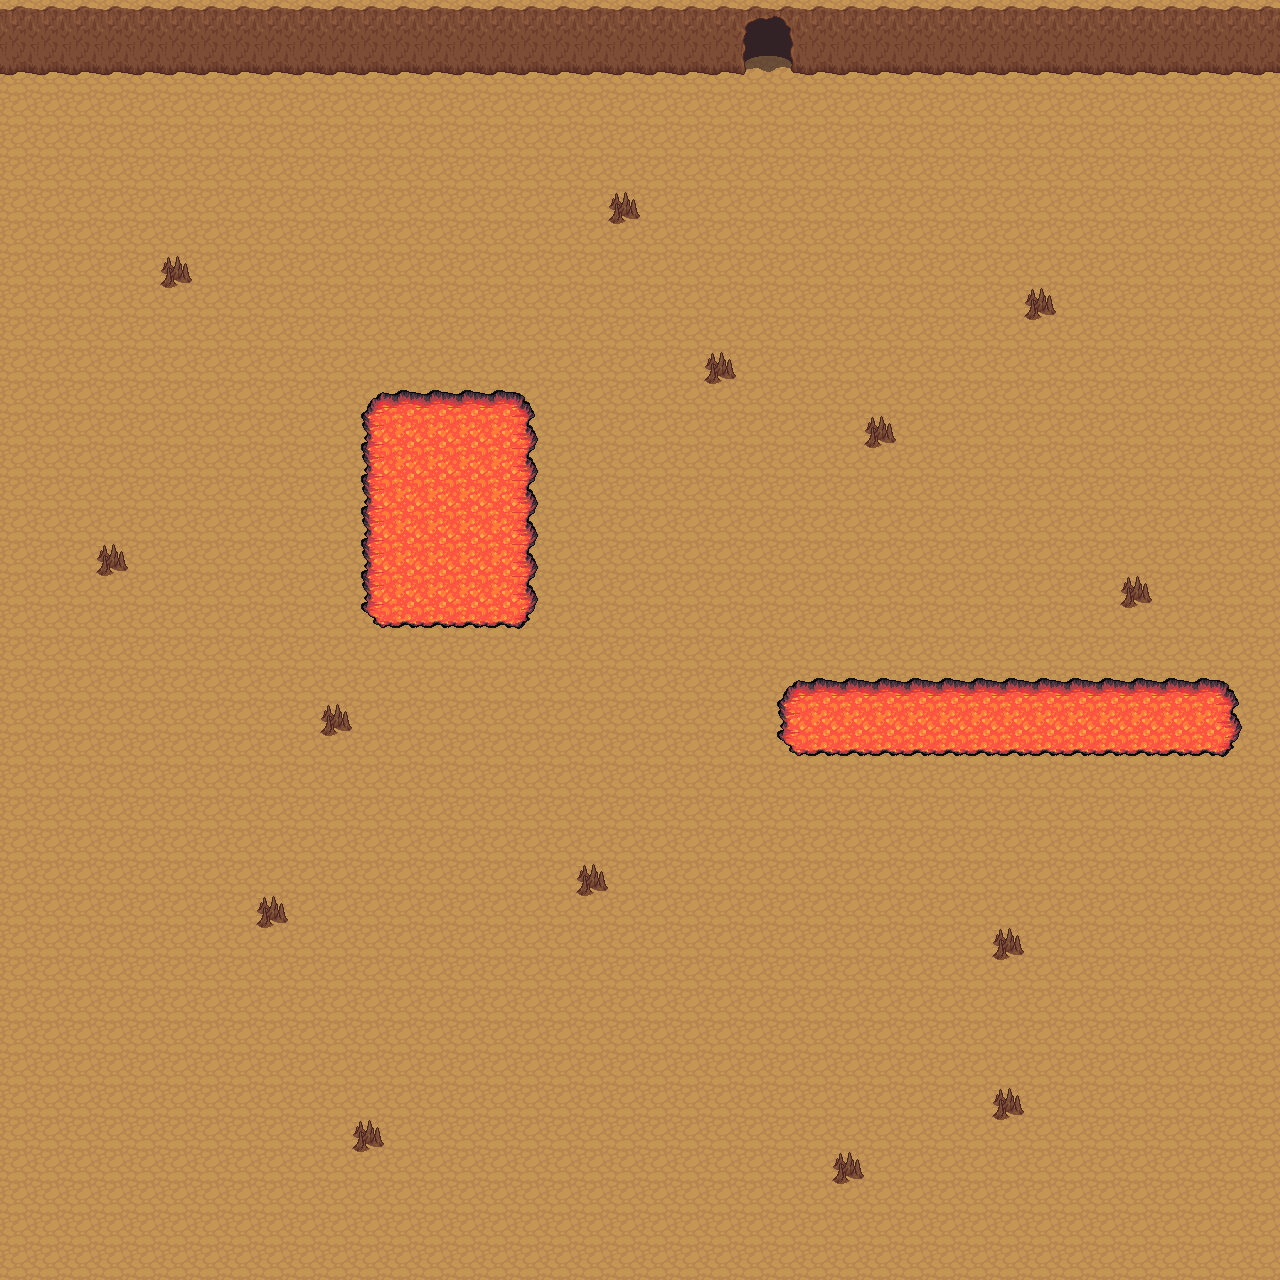

This is a level from a 2D game, rendered from its Tiled map with the project's own tilesets. A one-line summary and the map file follow, with tile-layer data summarised:
An orthogonal 40x40 tile map with 32x32 px tiles, 2 tile layers (background, lava) and 1 object.

<map version="1.0" orientation="orthogonal" width="40" height="40" tilewidth="32" tileheight="32">
 <tileset firstgid="1" name="base_out_atlas" tilewidth="32" tileheight="32">
  <image source="base_out_atlas.png" width="1024" height="1024" />
 </tileset>
 <layer name="background" width="40" height="40">
  <data>[1600 cells, 1600 non-empty, 1 distinct tile ids]</data>
 </layer>
 <layer name="lava" width="40" height="40">
  <data>[1600 cells, 227 non-empty, 19 distinct tile ids]</data>
 </layer>
 <objectgroup name="finish" width="40" height="40">
  <object x="752" y="28" width="29" height="19" />
 </objectgroup>
</map>
